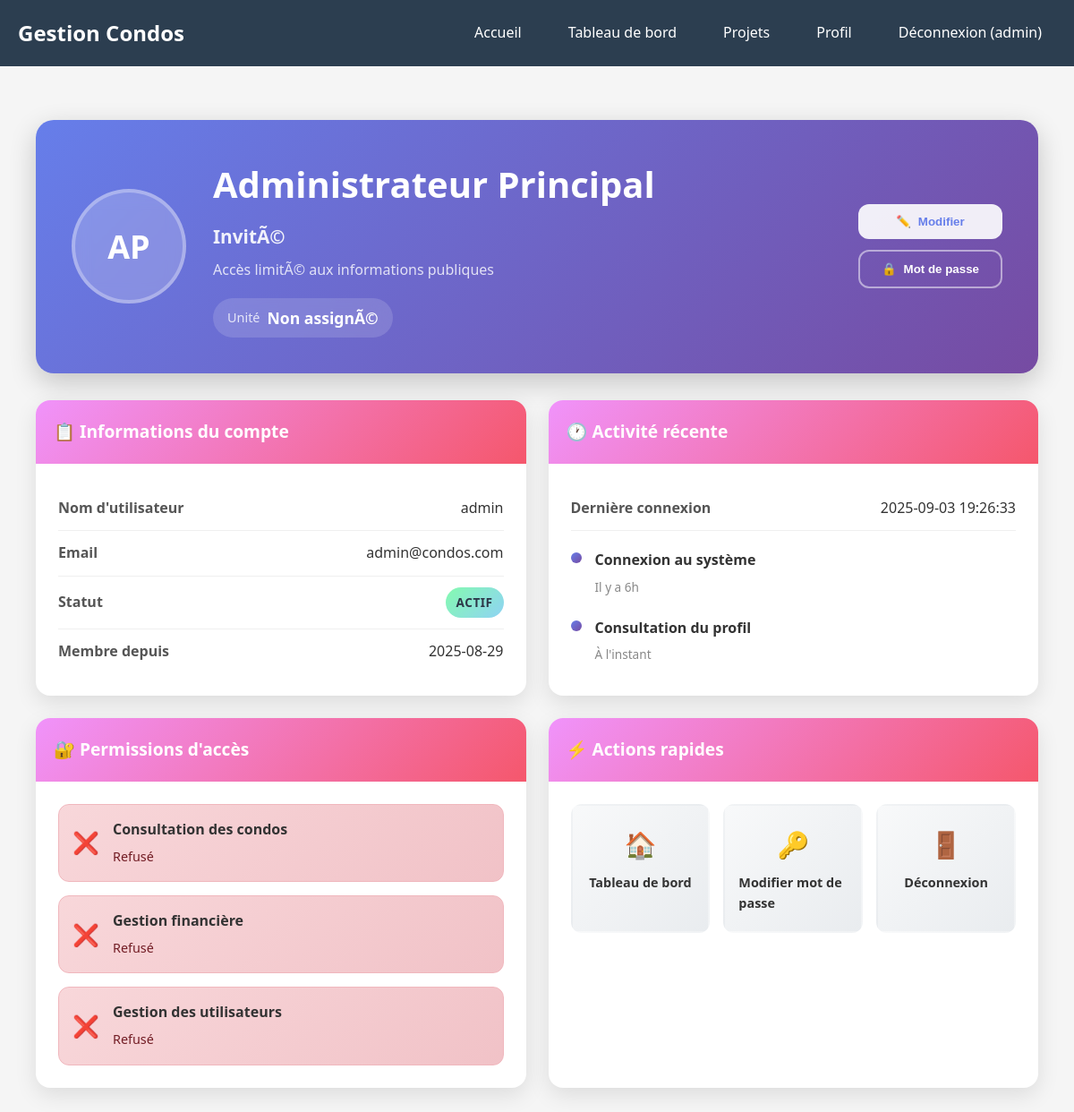
Screenshot of /profile (signed in) with the database file from the repository.
### tables this page shows
CREATE TABLE users (
    id INTEGER PRIMARY KEY AUTOINCREMENT,
    username TEXT NOT NULL UNIQUE,
    email TEXT NOT NULL UNIQUE,
    password_hash TEXT NOT NULL,
    role TEXT NOT NULL,
    full_name TEXT NOT NULL,
    condo_unit TEXT,
    phone TEXT,
    is_active BOOLEAN DEFAULT 1,
    created_at TEXT DEFAULT (datetime('now')),
    last_login TEXT,
    
    -- Contraintes de validation
    CONSTRAINT chk_role CHECK (role IN ('admin', 'resident', 'guest')),
    CONSTRAINT chk_username_length CHECK (length(trim(username)) >= 3),
    CONSTRAINT chk_email_format CHECK (email LIKE '%@%'),
    CONSTRAINT chk_full_name_length CHECK (length(trim(full_name)) >= 2),
    CONSTRAINT chk_password_hash_not_empty CHECK (length(trim(password_hash)) > 0)
);

### src/web/condo_app.py (the view, shortened to what this page needs)
@app.route('/profile')
@require_login
def profile():
    username = session.get('user_id')  # Le vrai username pour la recherche en base
    user_display_name = session.get('user_name')  # Le nom d'affichage (full_name)
    user_role_value = session.get('user_role') or session.get('role')
    global user_repository
    if user_repository is None:
        init_services()
    try:
        async def get_user_data():
            return await user_repository.get_user_by_username(username)
        user_data = asyncio.run(get_user_data())
        logger.info(f"DonnÃ©es utilisateur récupÃ©rées pour {username}: {user_data is not None}")
        if user_data:
            logger.info(f"User data trouvÃ©: username={user_data.username}, last_login={user_data.last_login}")
            full_name = user_data.full_name
            email = user_data.email
            member_since = user_data.created_at.strftime('%Y-%m-%d') if user_data.created_at else datetime.now().strftime('%Y-%m-%d')
            if user_data.last_login:
                last_login = user_data.last_login.strftime('%Y-%m-%d %H:%M:%S')
                logger.debug(f"Vraie derniÃ¨re connexion trouvÃ©e: {last_login}")
            else:
                last_login = datetime.now().strftime('%Y-%m-%d %H:%M:%S')
                logger.debug(f"Pas de derniÃ¨re connexion, utilisation heure actuelle: {last_login}")
            condo_unit = user_data.condo_unit or 'Non assignÃ©'
    except Exception as e:
        logger.error(f"Erreur récupÃ©ration donnÃ©es utilisateur {username}: {e}")
        logger.info(f"Utilisation fallback d'erreur pour {username}")
        full_name = user_display_name or f'Utilisateur {username}'
        email = f'{username}@condos.com'
        member_since = datetime.now().strftime('%Y-%m-%d')  # Date actuelle au lieu de hard-codÃ©e
        last_login = 'Jamais'
        condo_unit = session.get('condo_unit', 'A-101')
    if user_role_value == 'admin':
        role_display = 'Administrateur'
        role_description = 'Accès complet au systÃ¨me de gestion'
    elif user_role_value == 'resident':
        role_display = 'résident'
        role_description = 'Accès aux informations de condos et finances personnelles'
    else:
        role_display = 'InvitÃ©'
        role_description = 'Accès limitÃ© aux informations publiques'
    logger.debug(f"DonnÃ©es profil pour {username}: last_login='{last_login}', member_since='{member_since}'")
    profile_data = {
        'username': username,
        'full_name': full_name,
        'email': email,
        'role_display': role_display,
        'role_description': role_description,
        'condo_unit': condo_unit,
        'last_login': last_login,
        'last_login_relative': calculate_relative_time(last_login) if last_login != 'Jamais' else last_login,
        'member_since': member_since,
        'permissions': {
            'view_condos': user_role_value in ['admin', 'resident'],
            'manage_finance': user_role_value == 'admin',
            'manage_users': user_role_value == 'admin'
        }
    }
    return render_template('profile.html', **profile_data)

### src/adapters/user_repository_sqlite.py (called while the page is built)
    def _get_connection(self) -> sqlite3.Connection:
        conn = sqlite3.connect(self.db_path)
        conn.row_factory = sqlite3.Row  # Pour accès par nom de colonne
        return conn

    def _row_to_user(self, row: sqlite3.Row) -> User:
        created_at = None
        last_login = None
        try:
            if row[8]:  # created_at
                created_at = datetime.fromisoformat(row[8])
        except (ValueError, TypeError):
            created_at = datetime.now()
        try:
            if row[9]:  # last_login
                last_login = datetime.fromisoformat(row[9])
        except (ValueError, TypeError):
            last_login = None
        return User(
            username=row[0],
            email=row[1],
            password_hash=row[2],
            role=UserRole(row[3]),
            full_name=row[4],
            condo_unit=row[5],
            phone=row[6],
            is_active=bool(row[7]),
            created_at=created_at,
            last_login=last_login
        )

### src/domain/entities/user.py (called while the page is built)
    def __post_init__(self):
        if self.created_at is None:
            self.created_at = datetime.now()
        self._validate()

    def _validate(self) -> None:
        if not self.username or len(self.username) < 3:
            raise UserValidationError("Username doit contenir au moins 3 caractères")
        if not self.email or "@" not in self.email:
            raise UserValidationError("Email invalide")
        if not self.password_hash:
            raise UserValidationError("Mot de passe requis")
        if not self.full_name or len(self.full_name.strip()) < 2:
            raise UserValidationError("Nom complet requis")
        if self.role == UserRole.RESIDENT and not self.condo_unit:
            raise UserValidationError("Numéro d'unité requis pour les résidents")

### src/web/condo_app.py (called while the page is built)
def require_login(f):
    @functools.wraps(f)
    def decorated_function(*args, **kwargs):
        user_name = session.get('user_name') or session.get('user_id') or session.get('username')
        logged_in = session.get('logged_in', False)
        if app.config.get('TESTING', False):
            if logged_in or user_name or session.get('username') or session.get('user_role'):
                return f(*args, **kwargs)
        if not user_name and not logged_in:
            return redirect(url_for('login', next=request.url), code=302)
        return f(*args, **kwargs)
    return decorated_function

### src/web/templates/profile.html (shortened to what this page needs)
{% extends "base.html" %}
{% block content %}
<div class="profile-container">
    <div class="profile-header">
        <div class="profile-avatar">
            <div class="avatar-circle">
                <span class="avatar-initials">{{ full_name.split()[0][0] }}{{ full_name.split()[-1][0] if full_name.split()|length > 1 else '' }}</span>
            </div>
        </div>
        <div class="profile-main-info">
            <h1 class="profile-name">{{ full_name }}</h1>
            <p class="profile-role">{{ role_display }}</p>
            <p class="profile-description">{{ role_description }}</p>
            {% if condo_unit %}
            <div class="profile-unit">
                <span class="unit-label">Unité</span>
                <span class="unit-value">{{ condo_unit }}</span>
            </div>
            {% endif %}
        </div>
        <div class="profile-actions">
            <button class="btn-modern btn-primary" onclick="editProfile()">
                <span class="btn-icon">✏️</span>
                Modifier
            </button>
            <button class="btn-modern btn-secondary" onclick="changePassword()">
                <span class="btn-icon">🔒</span>
                Mot de passe
            </button>
        </div>
    </div>
    <div class="profile-grid">
        <div class="profile-card">
            <div class="card-header">
                <h3>📋 Informations du compte</h3>
            </div>
            <div class="card-content">
                <div class="info-row">
                    <span class="info-label">Nom d'utilisateur</span>
                    <span class="info-value">{{ username }}</span>
                </div>
                <div class="info-row">
                    <span class="info-label">Email</span>
                    <span class="info-value">{{ email }}</span>
                </div>
                <div class="info-row">
                    <span class="info-label">Statut</span>
                    <span class="status-badge status-active">Actif</span>
                </div>
                <div class="info-row">
                    <span class="info-label">Membre depuis</span>
                    <span class="info-value">{{ member_since }}</span>
                </div>
            </div>
        </div>
        <div class="profile-card">
            <div class="card-header">
                <h3>🕐 Activité récente</h3>
            </div>
            <div class="card-content">
                <div class="info-row">
                    <span class="info-label">Dernière connexion</span>
                    <span class="info-value">{{ last_login }}</span>
                </div>
                <div class="activity-timeline">
                    <div class="timeline-item">
                        <div class="timeline-dot"></div>
                        <div class="timeline-content">
                            <span class="timeline-action">Connexion au système</span>
                            <span class="timeline-time">{{ last_login_relative }}</span>
                        </div>
                    </div>
                    <div class="timeline-item">
                        <div class="timeline-dot"></div>
                        <div class="timeline-content">
                            <span class="timeline-action">Consultation du profil</span>
                            <span class="timeline-time">À l'instant</span>
                        </div>
                    </div>
                </div>
            </div>
        </div>
        <div class="profile-card permissions-card">
            <div class="card-header">
                <h3>🔐 Permissions d'accès</h3>
            </div>
            <div class="card-content">
                <div class="permissions-grid">
                    <div class="permission-item {{ 'allowed' if permissions.view_condos else 'denied' }}">
                        <div class="permission-icon">
                            {% if permissions.view_condos %}✅{% else %}❌{% endif %}
                        </div>
                        <div class="permission-details">
                            <span class="permission-name">Consultation des condos</span>
                            <span class="permission-status">
                                {{ 'Autorisé' if permissions.view_condos else 'Refusé' }}
                            </span>
                        </div>
                    </div>
                    <div class="permission-item {{ 'allowed' if permissions.manage_finance else 'denied' }}">
                        <div class="permission-icon">
                            {% if permissions.manage_finance %}✅{% else %}❌{% endif %}
                        </div>
                        <div class="permission-details">
                            <span class="permission-name">Gestion financière</span>
                            <span class="permission-status">
                                {{ 'Autorisé' if permissions.manage_finance else 'Refusé' }}
                            </span>
                        </div>
                    </div>
                    <div class="permission-item {{ 'allowed' if permissions.manage_users else 'denied' }}">
                        <div class="permission-icon">
                            {% if permissions.manage_users %}✅{% else %}❌{% endif %}
                        </div>
                        <div class="permission-details">
                            <span class="permission-name">Gestion des utilisateurs</span>
                            <span class="permission-status">
                                {{ 'Autorisé' if permissions.manage_users else 'Refusé' }}
                            </span>
                        </div>
                    </div>
                </div>
            </div>
        </div>
        <div class="profile-card">
            <div class="card-header">
                <h3>⚡ Actions rapides</h3>
            </div>
            <div class="card-content">
                <div class="quick-actions">
                    <a href="/dashboard" class="quick-action-btn">
                        <span class="action-icon">🏠</span>
                        <span class="action-text">Tableau de bord</span>
                    </a>
                    <a href="{{ url_for('change_password') }}" class="quick-action-btn">
                        <span class="action-icon">🔑</span>
                        <span class="action-text">Modifier mot de passe</span>
                    </a>
                    <a href="/logout" class="quick-action-btn logout-btn">
                        <span class="action-icon">🚪</span>
                        <span class="action-text">Déconnexion</span>
                    </a>
                </div>
            </div>
        </div>
    </div>
</div>
{% endblock %}

### src/web/templates/base.html (shortened to what this page needs)
<!DOCTYPE html>
<html lang="fr">
<head>
</head>
<body>
    <header class="header">
        <nav class="nav">
            <h1>Gestion Condos</h1>
            <div class="nav-links">
                <a href="{{ url_for('index') }}">Accueil</a>
                {% if session.user_id %}
                    <a href="{{ url_for('dashboard') }}">Tableau de bord</a>
                    <a href="{{ url_for('projets') }}">Projets</a>
                    <a href="{{ url_for('profile') }}">Profil</a>
                    <a href="{{ url_for('logout') }}">Déconnexion ({{ session.user_id }})</a>
                {% else %}
                    <a href="{{ url_for('login') }}">Connexion</a>
                {% endif %}
            </div>
        </nav>
    </header>
    <div class="container">
        {% block content %}{% endblock %}
    </div>
</body>
</html>

### src/web/templates/base.html (style rules this page uses)
body { font-family: 'Segoe UI', Tahoma, Geneva, Verdana, sans-serif; margin: 0; padding: 0; background-color: #f5f5f5; line-height: 1.6; }
.container { max-width: 1200px; margin: 0 auto; padding: 20px; }
.header { background-color: #2c3e50; color: white; padding: 1rem 0; margin-bottom: 20px; }
.nav { display: flex; justify-content: space-between; align-items: center; max-width: 1200px; margin: 0 auto; padding: 0 20px; }
.nav h1 { margin: 0; }
.nav-links { display: flex; gap: 20px; }
.nav-links a { color: white; text-decoration: none; padding: 8px 16px; border-radius: 4px; transition: background-color 0.3s; }

### rows the page displays
users: full_name "A", split|length "P", full_name "Administrateur Principal", email "admin@condos.com"

### other values shown
{{ session.user_id }} "admin"
{{ role_display }} "InvitÃ©"
{{ role_description }} "Accès limitÃ© aux informations publiques"
{{ condo_unit }} "Non assignÃ©"
{{ username }} "admin"
{{ member_since }} "2025-08-29"
{{ last_login }} "2025-09-03 19:26:33"
{{ last_login_relative }} "Il y a 6h"
{{ 'Autorisé' if permissions.view_condos else 'Refusé' }} "Refusé"
{{ 'Autorisé' if permissions.manage_finance else 'Refusé' }} "Refusé"
{{ 'Autorisé' if permissions.manage_users else 'Refusé' }} "Refusé"
